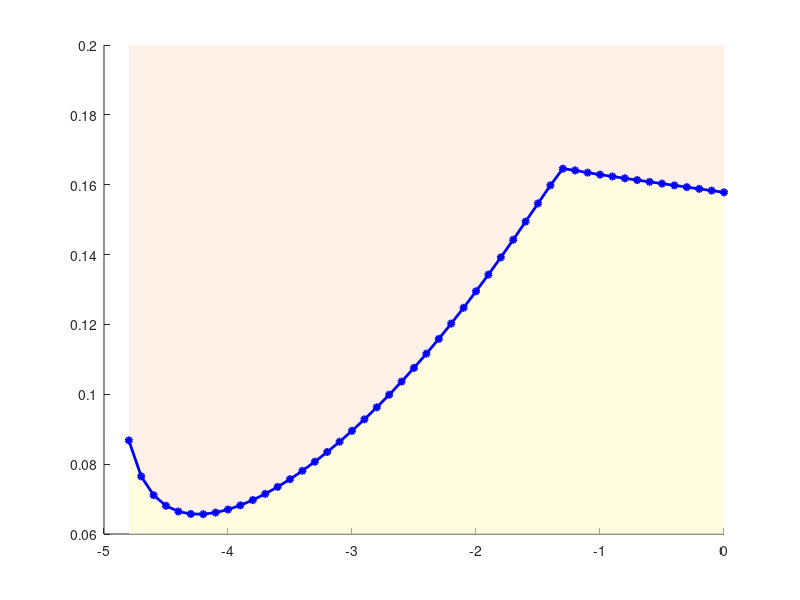

Reproduce this figure in MATLAB. (Note: this script raises an error after producing the figure.)
% Plot phase boundaries and simulation results
addpath(genpath('.\selected_simulation_data'));
load('instability_boundary.mat')

% Extract valid boundary data
valid_mask = ~isnan(critical_phi2_list);
x_v = chi12_list(valid_mask);
y_v = critical_phi2_list(valid_mask);

y_min = 0.06; 
y_max = 0.2;
x_min = -4.8;
x_max = 0; 

% Interpolate the boundary for background shading
x_dense = linspace(x_min, x_max, 1000);
y_dense = interp1(x_v, y_v, x_dense, 'linear', 'extrap');

% Background colors
color_reg1 = [0.85, 0.90, 1.00]; 
color_reg2 = [1.00, 0.98, 0.80]; 
color_reg3 = [1.00, 0.90, 0.85]; 
color_reg4 = [0.85, 1.00, 0.85]; 

figure('Position', [150, 150, 800, 600], 'Color', 'w');
hold on; 

% Region 1: x < -4.8
if x_min < -4.8
    fill([x_min, -4.8, -4.8, x_min], [y_min, y_min, y_max, y_max], ...
         color_reg1, 'EdgeColor', 'none', 'FaceAlpha', 0.6);
end

% Region 2: below the boundary
m2 = x_dense >= -4.8 & x_dense <= 0;
x2 = x_dense(m2); y2 = y_dense(m2);
if ~isempty(x2)
    fill([x2, fliplr(x2)], [y2, repmat(y_min, 1, length(y2))], ...
         color_reg2, 'EdgeColor', 'none', 'FaceAlpha', 0.6);
end

% Region 3: above the boundary, -4.8 <= x <= -1.3
m3 = x_dense >= -4.8 & x_dense <= -1.3;
x3 = x_dense(m3); y3 = y_dense(m3);
if ~isempty(x3)
    fill([x3, fliplr(x3)], [y3, repmat(y_max, 1, length(y3))], ...
         color_reg3, 'EdgeColor', 'none', 'FaceAlpha', 0.6);
end

% Region 4: above the boundary, -1.3 <= x <= 0
m4 = x_dense >= -1.3 & x_dense <= 0;
x4 = x_dense(m4); y4 = y_dense(m4);
if ~isempty(x4)
    fill([x4, fliplr(x4)], [y4, repmat(y_max, 1, length(y4))], ...
         color_reg3, 'EdgeColor', 'none', 'FaceAlpha', 0.6);
end

% Overlay boundary points and reference lines
plot(x_v(x_v>-4.9), y_v(x_v>-4.9), '-o', 'LineWidth', 2, 'MarkerSize', 4, ...
    'MarkerFaceColor', 'b', 'Color', 'b'); %不画两相区
yline(0.173, '--', 'LineWidth', 2,'Color','r')
xline(-1.3, '--', 'LineWidth', 2,'Color','b')

box on; grid on;
set(gca, 'Layer', 'top'); 
axis([x_min x_max y_min y_max]); 
set(gca, 'FontSize', 18, 'TickLabelInterpreter', 'latex', 'GridColor', [0.8 0.8 0.8]);

% Simulation grid and classification thresholds
chi12_array = -5:0.25:0;          
phi2_bar_array = 0.06:0.01:0.2; 
chi11 = -7.0; 
chi22 = -7.0;
PS_threshold = 0.5;       
noise_area_limit = 5;      

color_ps = [0.85, 0.15, 0.15];     % Phase separation detected
color_nops = [1.00, 0.60, 0.00];   % No phase separation detected

num_chi12 = length(chi12_array);
num_phi2_bar = length(phi2_bar_array);

y_crit_interp_scatter = interp1(x_v, y_v, chi12_array, 'linear', 'extrap');
plot_mask = false(num_phi2_bar, num_chi12);

for j = 1:num_chi12
    yc = y_crit_interp_scatter(j); 
    idx_above = find(phi2_bar_array >= yc, 1, 'first');
    
    if isempty(idx_above)
        target_indices = [num_phi2_bar-1, num_phi2_bar];
    elseif idx_above == 1
        target_indices = [1, 2];
    else
        k = idx_above - 1; 
        target_indices = [k-1, k, k+1, k+2]; 
    end
    
    target_indices = target_indices(target_indices >= 1 & target_indices <= num_phi2_bar);
    plot_mask(target_indices, j) = true;
end

ax1 = gca; 

%% Plot simulation results

load('simulation_classification.mat');

for i = 1:length(phase_points)

    chi12 = chi12_points(i);
    phi2_bar = phi2_points(i);

    if phase_points(i)
        scatter(ax1, chi12, phi2_bar, 200, '^', ...
            'MarkerFaceColor', color_ps, ...
            'MarkerEdgeColor', [0.2 0.2 0.2], ...
            'LineWidth', 0.8);
    else
        scatter(ax1, chi12, phi2_bar, 200, 's', ...
            'MarkerFaceColor', color_nops, ...
            'MarkerEdgeColor', [0.2 0.2 0.2], ...
            'LineWidth', 0.8);
    end
end

% Create legend handles
h_ps = plot(ax1, NaN, NaN, '^', 'MarkerSize', 13, 'MarkerFaceColor', color_ps, ...
    'MarkerEdgeColor', [0.2 0.2 0.2], 'LineStyle', 'none');
h_nops = plot(ax1, NaN, NaN, 's', 'MarkerSize', 14, 'MarkerFaceColor', color_nops, ...
    'MarkerEdgeColor', [0.2 0.2 0.2], 'LineStyle', 'none');

text(-3.5, 0.14, 'Three-phase','Interpreter', 'latex','FontSize', 18, ...
    'Color', 'k', 'HorizontalAlignment', 'center','BackgroundColor', 'none','EdgeColor', 'none');  
text(-0.7, 0.12, 'Two-phase','Interpreter', 'latex','FontSize', 18, ...
    'Color', 'k', 'HorizontalAlignment', 'center','BackgroundColor', 'none','EdgeColor', 'none');  
text(-3, 0.183, {'Instability threshold without $\phi_1$'},'Interpreter', 'latex','FontSize', 18, ...
    'Color', 'r', 'HorizontalAlignment', 'center','BackgroundColor', 'none','EdgeColor', 'none');  

set(findall(gcf, '-property', 'FontSize'), 'FontSize', 25);

% Finalize the layout
box on;
lgd = legend(ax1, [h_ps, h_nops], {'Three-phase', 'Two-phase'}, ...
    'Location', 'southeast', 'NumColumns', 1, 'Interpreter', 'latex', 'FontSize', 25);
xlabel('Interaction parameter $\chi_{12}$', 'Interpreter', 'latex', 'FontSize', 30);
ylabel('Volume fraction $\bar{\phi_2}$', 'Interpreter', 'latex', 'FontSize', 30);

ht=title(['Phase diagram at $\bar{\phi}_1 = ', num2str(c1), '$'], ...
          'Interpreter', 'latex', 'FontSize', 30);
set(ht, 'Units', 'normalized', 'Position', [0.5, 1.03, 0]);

pos = get(gca, 'Position'); 
pos(4) = pos(4) * 0.9; 
set(gca, 'Position', pos);
xticks(-5:1:0); 
yticks(0.05:0.05:0.2); 
drawnow; 

x_marks = [-1, -4];
y_marks = [0.17, 0.07];

mark_colors = [
    0.60, 0.20, 0.80  
    0.00, 0.80, 0.00 
];

dx = 0.0;  
dy = 0.007;   

ax_pos = ax1.Position; 
x_lim = ax1.XLim;
y_lim = ax1.YLim;

for i = 1:length(x_marks)
    x_target = x_marks(i);
    y_target = y_marks(i);
    
    x_text = x_target + dx;
    y_text = y_target + dy;
    
    x_target_norm = ax_pos(1) + (x_target - x_lim(1)) / (x_lim(2) - x_lim(1)) * ax_pos(3);
    y_target_norm = ax_pos(2) + (y_target - y_lim(1)) / (y_lim(2) - y_lim(1)) * ax_pos(4);
    
    x_text_norm = ax_pos(1) + (x_text - x_lim(1)) / (x_lim(2) - x_lim(1)) * ax_pos(3);
    y_text_norm = ax_pos(2) + (y_text - y_lim(1)) / (y_lim(2) - y_lim(1)) * ax_pos(4);

    annotation('arrow', [x_text_norm, x_target_norm], [y_text_norm, y_target_norm], ...
        'Color', mark_colors(i,:), ...
        'LineWidth', 2, ...
        'HeadStyle', 'vback2', ...
        'HeadWidth', 8, ...
        'HeadLength', 8);
    
    text(x_text, y_text+0.003, sprintf('(%d)', i), ...
         'FontSize', 16, ...
         'FontWeight', 'bold', ...
         'Color', mark_colors(i,:), ...
         'HorizontalAlignment', 'center', ... 
         'VerticalAlignment', 'middle', ...   
         'BackgroundColor', [1 1 1 0.85], ... 
         'Margin', 1);
end

% exportgraphics(gcf, 'my_figure.pdf', 'ContentType', 'vector');
